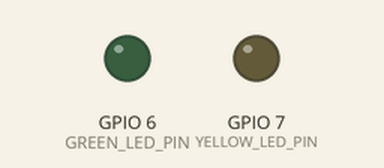
The sketch below on a simulated ESP32-S3. On the bench: output pins drawn as LEDs (lit = HIGH). At 3.5 s the program puts the board to deep sleep or switches it off; the recording ends there.

Above: at 0.0 s.
At 0.6 s:
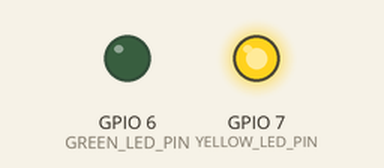
Timing chart, 0 to 3.5 s (numbered marks = the images above):
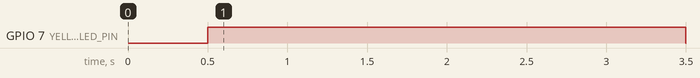

The sketch:

DeepSleepGPIO_V0.ino
```cpp
    /////////////////////////////////////////////////////////////////
   //             ESP32 Deep Sleep Example 1             v1.00    //
  //       Get the latest version of the code here:              //
 //       http://educ8s.tv/esp32-deep-sleep-tutorial            //
 ////////////////////////////////////////////////////////////////
        //\\
       //||\\
      // || \\
     //__()__\\

 //     Make sure to reupload by connecting ground to bootloader (B1)
 //and pressing on reset, unplugging while reset is pressed,
 //and wait till the green light is pulsing (ONLY GREEN NOT OTHER COLORS)
/////////////////////////////////////////////////////////////////

#define uS_TO_S_FACTOR 1000000  /* Conversion factor for micro seconds to seconds */
#define TIME_TO_SLEEP  3        /* Time ESP32 will go to sleep (in seconds) */
#define WAKEUP_GPIO 2     // Only RTC IO are allowed
RTC_DATA_ATTR int bootCount = 0;

int GREEN_LED_PIN = 6;
int YELLOW_LED_PIN = 7;

void setup(){

  pinMode(GREEN_LED_PIN,OUTPUT);
  pinMode(YELLOW_LED_PIN,OUTPUT);
  delay(500);

  if(bootCount == 0) //Run this only the first time
  {
      digitalWrite(YELLOW_LED_PIN,HIGH);
      bootCount = bootCount+1;
  }else
  {
      digitalWrite(GREEN_LED_PIN,HIGH);
  }

  delay(3000);

  digitalWrite(GREEN_LED_PIN,LOW);
  digitalWrite(YELLOW_LED_PIN,LOW);

  esp_sleep_enable_ext0_wakeup(WAKEUP_GPIO, 0);  // 1 = High, 0 = Low
  rtc_gpio_pullup_dis(WAKEUP_GPIO);
  esp_deep_sleep_start();
}

void loop(){

}
```

Measured:
- by itself, GPIO 7 (YELLOW_LED_PIN): LOW → HIGH at 0.50 s, → LOW 3.0 s later
